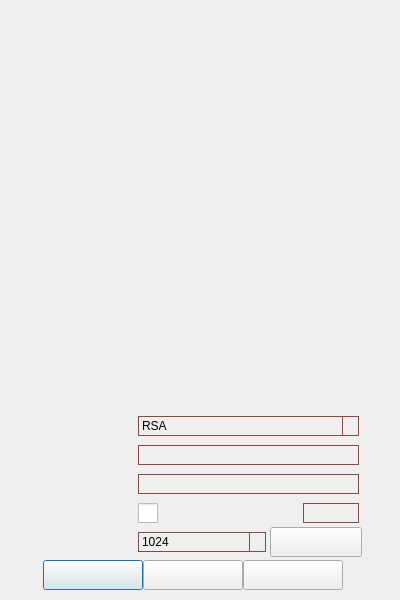
<?xml version="1.0" encoding="UTF-8"?>
<ui version="4.0">
 <class>LockNormalDoubleKeyClass</class>
 <widget class="QDialog" name="LockNormalDoubleKeyClass">
  <property name="geometry">
   <rect>
    <x>0</x>
    <y>0</y>
    <width>400</width>
    <height>600</height>
   </rect>
  </property>
  <property name="contextMenuPolicy">
   <enum>Qt::NoContextMenu</enum>
  </property>
  <property name="windowTitle">
   <string>非对称加密</string>
  </property>
  <property name="windowIcon">
   <iconset resource="Lock.qrc">
    <normaloff>:/icon/mainicon/picture_lock/icon/icon_main_mainwindow.png</normaloff>:/icon/mainicon/picture_lock/icon/icon_main_mainwindow.png</iconset>
  </property>
  <property name="windowOpacity">
   <double>5.000000000000000</double>
  </property>
  <widget class="QLabel" name="label_chara_1">
   <property name="geometry">
    <rect>
     <x>0</x>
     <y>0</y>
     <width>400</width>
     <height>400</height>
    </rect>
   </property>
   <property name="text">
    <string/>
   </property>
  </widget>
  <widget class="QLabel" name="label_chara_2">
   <property name="geometry">
    <rect>
     <x>0</x>
     <y>0</y>
     <width>400</width>
     <height>400</height>
    </rect>
   </property>
   <property name="text">
    <string/>
   </property>
  </widget>
  <widget class="QLabel" name="label_margin">
   <property name="geometry">
    <rect>
     <x>0</x>
     <y>0</y>
     <width>400</width>
     <height>600</height>
    </rect>
   </property>
   <property name="text">
    <string/>
   </property>
   <property name="pixmap">
    <pixmap>picture_lock/lock_margin/margin.png</pixmap>
   </property>
  </widget>
  <widget class="QPushButton" name="pushButton_1">
   <property name="geometry">
    <rect>
     <x>43</x>
     <y>560</y>
     <width>100</width>
     <height>30</height>
    </rect>
   </property>
   <property name="styleSheet">
    <string notr="true">border-image: url(:/icon/mainicon/picture_lock/icon/lock_button_normal_1.png);
border-image: url(:/icon/mainicon/picture_lock/icon/lock_button_pressed_1.png);</string>
   </property>
   <property name="text">
    <string/>
   </property>
  </widget>
  <widget class="QPushButton" name="pushButton_2">
   <property name="geometry">
    <rect>
     <x>143</x>
     <y>560</y>
     <width>100</width>
     <height>30</height>
    </rect>
   </property>
   <property name="styleSheet">
    <string notr="true">border-image: url(:/icon/mainicon/picture_lock/icon/lock_button_normal_2.png);
border-image: url(:/icon/mainicon/picture_lock/icon/lock_button_pressed_2.png);</string>
   </property>
   <property name="text">
    <string/>
   </property>
  </widget>
  <widget class="QPushButton" name="pushButton_3">
   <property name="geometry">
    <rect>
     <x>243</x>
     <y>560</y>
     <width>100</width>
     <height>30</height>
    </rect>
   </property>
   <property name="styleSheet">
    <string notr="true">border-image: url(:/icon/mainicon/picture_lock/icon/lock_button_normal_3.png);
border-image: url(:/icon/mainicon/picture_lock/icon/lock_button_pressed_3.png);</string>
   </property>
   <property name="text">
    <string/>
   </property>
  </widget>
  <widget class="QLabel" name="label_background">
   <property name="geometry">
    <rect>
     <x>0</x>
     <y>0</y>
     <width>400</width>
     <height>600</height>
    </rect>
   </property>
   <property name="frameShape">
    <enum>QFrame::NoFrame</enum>
   </property>
   <property name="text">
    <string/>
   </property>
   <property name="pixmap">
    <pixmap>picture_lock/lock_normal_double_background/background_1.png</pixmap>
   </property>
  </widget>
  <widget class="QLineEdit" name="lineEdit_2">
   <property name="geometry">
    <rect>
     <x>138</x>
     <y>474</y>
     <width>221</width>
     <height>20</height>
    </rect>
   </property>
   <property name="contextMenuPolicy">
    <enum>Qt::NoContextMenu</enum>
   </property>
   <property name="styleSheet">
    <string notr="true">QLineEdit
{
    background: rgb(255,255,255,0);
    border:1px solid rgb(128,76,71);
}</string>
   </property>
   <property name="inputMethodHints">
    <set>Qt::ImhNone</set>
   </property>
   <property name="maxLength">
    <number>32767</number>
   </property>
  </widget>
  <widget class="QLineEdit" name="lineEdit_1">
   <property name="geometry">
    <rect>
     <x>138</x>
     <y>445</y>
     <width>221</width>
     <height>20</height>
    </rect>
   </property>
   <property name="contextMenuPolicy">
    <enum>Qt::NoContextMenu</enum>
   </property>
   <property name="styleSheet">
    <string notr="true">QLineEdit
{
    background: rgb(255,255,255,0);
    border:1px solid rgb(128,76,71);
}</string>
   </property>
   <property name="inputMethodHints">
    <set>Qt::ImhNone</set>
   </property>
   <property name="maxLength">
    <number>32767</number>
   </property>
   <property name="readOnly">
    <bool>false</bool>
   </property>
  </widget>
  <widget class="QLineEdit" name="lineEdit">
   <property name="geometry">
    <rect>
     <x>303</x>
     <y>503</y>
     <width>56</width>
     <height>20</height>
    </rect>
   </property>
   <property name="contextMenuPolicy">
    <enum>Qt::NoContextMenu</enum>
   </property>
   <property name="styleSheet">
    <string notr="true">QLineEdit
{
    background: rgb(255,255,255,0);
    border:1px solid rgb(128,76,71);
}</string>
   </property>
   <property name="inputMethodHints">
    <set>Qt::ImhNone</set>
   </property>
   <property name="maxLength">
    <number>8</number>
   </property>
  </widget>
  <widget class="QCheckBox" name="checkBox">
   <property name="geometry">
    <rect>
     <x>138</x>
     <y>503</y>
     <width>20</width>
     <height>20</height>
    </rect>
   </property>
   <property name="styleSheet">
    <string notr="true">QCheckBox{spacing: 5px;color: white;}
QCheckBox::indicator {width: 20px;height: 20px;}
QCheckBox::indicator:enabled:unchecked {image: url(:/picture_lock/checkbox/picture_lock/checkbox_style/checkbox_off.png);}
QCheckBox::indicator:enabled:unchecked:hover  {image: url(:/picture_lock/checkbox/picture_lock/checkbox_style/checkbox_off.png);}
QCheckBox::indicator:enabled:unchecked:pressed {image: url(:/picture_lock/checkbox/picture_lock/checkbox_style/checkbox_off.png);}
QCheckBox::indicator:enabled:checked {image: url(:/picture_lock/checkbox/picture_lock/checkbox_style/checkbox_on.png);}
QCheckBox::indicator:enabled:checked:hover {image: url(:/picture_lock/checkbox/picture_lock/checkbox_style/checkbox_on.png);}
QCheckBox::indicator:enabled:checked:pressed {image: url(:/picture_lock/checkbox/picture_lock/checkbox_style/checkbox_on.png);}</string>
   </property>
   <property name="text">
    <string/>
   </property>
  </widget>
  <widget class="QComboBox" name="comboBox_1">
   <property name="geometry">
    <rect>
     <x>138</x>
     <y>416</y>
     <width>221</width>
     <height>20</height>
    </rect>
   </property>
   <property name="contextMenuPolicy">
    <enum>Qt::NoContextMenu</enum>
   </property>
   <property name="autoFillBackground">
    <bool>false</bool>
   </property>
   <property name="styleSheet">
    <string notr="true">QComboBox
{
    border: 1px solid #804C47;
    border-radius: 0px;
    padding: 1px 3px 1px 3px;
    min-width: 6px;
}
QComboBox:editable
{
    background: #00FDEAD3;
}
QComboBox:!editable
{
    background: #00FDEAD3;
}
QComboBox:!editable:on, QComboBox::drop-down:editable:on
{
    background: #00FDEAD3;  
}
QComboBox::drop-down:editable
{
    background: #00E49C97;
}
QComboBox::drop-down:editable
{
    background: #00E49C97;
}
QComboBox::drop-down:editable
{
    background: #00E49C97;
}
QComboBox::drop-down:!editable
{
    background: #00E49C97;
}
QComboBox::drop-down:!editable
{
    background: #00E49C97;
}
QComboBox::drop-down
{
    subcontrol-origin: padding;
    subcontrol-position: top right;
    width: 15px;
    border-left-width: 1px;
    border-left-color: #804C47;
    border-left-style: solid;
    border-top-right-radius: 0px;
    border-bottom-right-radius: 0px;
}
QComboBox::down-arrow
{
    image: url(:/picture_lock/combobox/picture_lock/combobox_style/arrow.png);
}
QComboBox::down-arrow:on
{ 
     image: url(:/picture_lock/combobox/picture_lock/combobox_style/arrow.png);
}
QComboBox QAbstractItemView  
{  
    border: 1px solid #804C47;
    background: #F8F5E2;
    selection-background-color: #E49C97;
    color: #461C0A;  
    selection-color: #FFFFFF;
}
QComboBox QScrollBar::vertical
{
    margin: 9px 0px 9px 0px;
    border-image: url(:/picture_lock/scrollbar/picture_lock/scrollbar_style/line_vertical.png);
    border: 0px; 
    width: 9px;
}
QComboBox QScrollBar::handle:vertical {
    border-image: url(:/picture_lock/scrollbar/picture_lock/scrollbar_style/button_vertical.png);
    min-height:10px;
}
QComboBox QScrollBar::handle:vertical:pressed 
{
    border-image: url(:/picture_lock/scrollbar/picture_lock/scrollbar_style/button_vertical.png); }
QComboBox QScrollBar::add-page:vertical 
{
    border-image: url(:/picture_lock/scrollbar/picture_lock/scrollbar_style/line_vertical.png);
}
QComboBox QScrollBar::sub-page:vertical 
{
    border-image: url(:/picture_lock/scrollbar/picture_lock/scrollbar_style/line_vertical.png);
}
QComboBox QScrollBar::sub-line:vertical 
{
    subcontrol-origin: margin;
    border: 0px solid black;
    height:9px
}
QComboBox QScrollBar::add-line:vertical 
{
    subcontrol-origin: margin;
    border: 0px solid black;
    height:9px
}
QComboBox QScrollBar::down-arrow:vertical
{
    image: url(:/picture_lock/scrollbar/picture_lock/scrollbar_style/down.png);
}
QComboBox QScrollBar::up-arrow:vertical
{
    image: url(:/picture_lock/scrollbar/picture_lock/scrollbar_style/up.png);
}
QComboBox QScrollBar::horizontal
{
    margin: 0px 9px 0px 9px;
    border-image: url(:/picture_lock/scrollbar/picture_lock/scrollbar_style/line_horizental.png);
    border: 0px;
    height: 9px;
}
QComboBox QScrollBar::handle:horizontal 
{
    border-image: url(:/picture_lock/scrollbar/picture_lock/scrollbar_style/button_horizental.png);
    min-width:10px;
}
QTableWidget QScrollBar::handle:horizontal:pressed
{
    border-image: url(:/picture_lock/scrollbar/picture_lock/scrollbar_style/button_horizental.png);
}
QTableWidget QScrollBar::add-page:horizontal 
{
    border-image: url(:/picture_lock/scrollbar/picture_lock/scrollbar_style/button_horizental.png);
}
QTableWidget QScrollBar::sub-page:horizontal 
{
    border-image: url(:/picture_lock/scrollbar/picture_lock/scrollbar_style/button_horizental.png);
}
QComboBox QScrollBar::add-line:horizontal 
{
    subcontrol-origin: margin;
    border: 0px solid black;
    width:9px
}
QComboBox QScrollBar::sub-line:horizontal 
{
    subcontrol-origin: margin;
    border: 0px solid black;
    width:9px
}
QComboBox QScrollBar::left-arrow:horizontal
{
    image: url(:/picture_lock/scrollbar/picture_lock/scrollbar_style/left.png);
}
QTableWidget QScrollBar::right-arrow:horizontal
{
    image: url(:/picture_lock/scrollbar/picture_lock/scrollbar_style/right.png);
}</string>
   </property>
   <property name="editable">
    <bool>false</bool>
   </property>
   <property name="maxVisibleItems">
    <number>7</number>
   </property>
   <property name="maxCount">
    <number>2147483646</number>
   </property>
   <property name="insertPolicy">
    <enum>QComboBox::InsertAtBottom</enum>
   </property>
   <item>
    <property name="text">
     <string>RSA</string>
    </property>
   </item>
   <item>
    <property name="text">
     <string>ECC</string>
    </property>
   </item>
  </widget>
  <widget class="QComboBox" name="comboBox_2">
   <property name="geometry">
    <rect>
     <x>138</x>
     <y>532</y>
     <width>128</width>
     <height>20</height>
    </rect>
   </property>
   <property name="contextMenuPolicy">
    <enum>Qt::NoContextMenu</enum>
   </property>
   <property name="autoFillBackground">
    <bool>false</bool>
   </property>
   <property name="styleSheet">
    <string notr="true">QComboBox
{
    border: 1px solid #804C47;
    border-radius: 0px;
    padding: 1px 3px 1px 3px;
    min-width: 6px;
}
QComboBox:editable
{
    background: #00FDEAD3;
}
QComboBox:!editable
{
    background: #00FDEAD3;
}
QComboBox:!editable:on, QComboBox::drop-down:editable:on
{
    background: #00FDEAD3;  
}
QComboBox::drop-down:editable
{
    background: #00E49C97;
}
QComboBox::drop-down:editable
{
    background: #00E49C97;
}
QComboBox::drop-down:editable
{
    background: #00E49C97;
}
QComboBox::drop-down:!editable
{
    background: #00E49C97;
}
QComboBox::drop-down:!editable
{
    background: #00E49C97;
}
QComboBox::drop-down
{
    subcontrol-origin: padding;
    subcontrol-position: top right;
    width: 15px;
    border-left-width: 1px;
    border-left-color: #804C47;
    border-left-style: solid;
    border-top-right-radius: 0px;
    border-bottom-right-radius: 0px;
}
QComboBox::down-arrow
{
    image: url(:/picture_lock/combobox/picture_lock/combobox_style/arrow.png);
}
QComboBox::down-arrow:on
{ 
     image: url(:/picture_lock/combobox/picture_lock/combobox_style/arrow.png);
}
QComboBox QAbstractItemView  
{  
    border: 1px solid #804C47;
    background: #F8F5E2;
    selection-background-color: #E49C97;
    color: #461C0A;  
    selection-color: #FFFFFF;
}
QComboBox QScrollBar::vertical
{
    margin: 9px 0px 9px 0px;
    border-image: url(:/picture_lock/scrollbar/picture_lock/scrollbar_style/line_vertical.png);
    border: 0px; 
    width: 9px;
}
QComboBox QScrollBar::handle:vertical {
    border-image: url(:/picture_lock/scrollbar/picture_lock/scrollbar_style/button_vertical.png);
    min-height:10px;
}
QComboBox QScrollBar::handle:vertical:pressed 
{
    border-image: url(:/picture_lock/scrollbar/picture_lock/scrollbar_style/button_vertical.png); }
QComboBox QScrollBar::add-page:vertical 
{
    border-image: url(:/picture_lock/scrollbar/picture_lock/scrollbar_style/line_vertical.png);
}
QComboBox QScrollBar::sub-page:vertical 
{
    border-image: url(:/picture_lock/scrollbar/picture_lock/scrollbar_style/line_vertical.png);
}
QComboBox QScrollBar::sub-line:vertical 
{
    subcontrol-origin: margin;
    border: 0px solid black;
    height:9px
}
QComboBox QScrollBar::add-line:vertical 
{
    subcontrol-origin: margin;
    border: 0px solid black;
    height:9px
}
QComboBox QScrollBar::down-arrow:vertical
{
    image: url(:/picture_lock/scrollbar/picture_lock/scrollbar_style/down.png);
}
QComboBox QScrollBar::up-arrow:vertical
{
    image: url(:/picture_lock/scrollbar/picture_lock/scrollbar_style/up.png);
}
QComboBox QScrollBar::horizontal
{
    margin: 0px 9px 0px 9px;
    border-image: url(:/picture_lock/scrollbar/picture_lock/scrollbar_style/line_horizental.png);
    border: 0px;
    height: 9px;
}
QComboBox QScrollBar::handle:horizontal 
{
    border-image: url(:/picture_lock/scrollbar/picture_lock/scrollbar_style/button_horizental.png);
    min-width:10px;
}
QTableWidget QScrollBar::handle:horizontal:pressed
{
    border-image: url(:/picture_lock/scrollbar/picture_lock/scrollbar_style/button_horizental.png);
}
QTableWidget QScrollBar::add-page:horizontal 
{
    border-image: url(:/picture_lock/scrollbar/picture_lock/scrollbar_style/button_horizental.png);
}
QTableWidget QScrollBar::sub-page:horizontal 
{
    border-image: url(:/picture_lock/scrollbar/picture_lock/scrollbar_style/button_horizental.png);
}
QComboBox QScrollBar::add-line:horizontal 
{
    subcontrol-origin: margin;
    border: 0px solid black;
    width:9px
}
QComboBox QScrollBar::sub-line:horizontal 
{
    subcontrol-origin: margin;
    border: 0px solid black;
    width:9px
}
QComboBox QScrollBar::left-arrow:horizontal
{
    image: url(:/picture_lock/scrollbar/picture_lock/scrollbar_style/left.png);
}
QTableWidget QScrollBar::right-arrow:horizontal
{
    image: url(:/picture_lock/scrollbar/picture_lock/scrollbar_style/right.png);
}</string>
   </property>
   <property name="editable">
    <bool>false</bool>
   </property>
   <property name="currentIndex">
    <number>0</number>
   </property>
   <property name="maxVisibleItems">
    <number>7</number>
   </property>
   <property name="maxCount">
    <number>2147483646</number>
   </property>
   <property name="insertPolicy">
    <enum>QComboBox::InsertAtBottom</enum>
   </property>
   <item>
    <property name="text">
     <string>1024</string>
    </property>
   </item>
   <item>
    <property name="text">
     <string>1536</string>
    </property>
   </item>
   <item>
    <property name="text">
     <string>2048</string>
    </property>
   </item>
   <item>
    <property name="text">
     <string>2560</string>
    </property>
   </item>
   <item>
    <property name="text">
     <string>3072</string>
    </property>
   </item>
   <item>
    <property name="text">
     <string>3584</string>
    </property>
   </item>
   <item>
    <property name="text">
     <string>4096</string>
    </property>
   </item>
   <item>
    <property name="text">
     <string>4608</string>
    </property>
   </item>
   <item>
    <property name="text">
     <string>5120</string>
    </property>
   </item>
   <item>
    <property name="text">
     <string>5632</string>
    </property>
   </item>
   <item>
    <property name="text">
     <string>6144</string>
    </property>
   </item>
  </widget>
  <widget class="QPushButton" name="pushButton_4">
   <property name="geometry">
    <rect>
     <x>270</x>
     <y>527</y>
     <width>92</width>
     <height>30</height>
    </rect>
   </property>
   <property name="styleSheet">
    <string notr="true">border-image: url(:/icon/mainicon/picture_lock/icon/lock_button_normal_15.png);
border-image: url(:/icon/mainicon/picture_lock/icon/lock_button_pressed_15.png);</string>
   </property>
   <property name="text">
    <string/>
   </property>
  </widget>
  <zorder>label_background</zorder>
  <zorder>label_chara_2</zorder>
  <zorder>label_chara_1</zorder>
  <zorder>label_margin</zorder>
  <zorder>lineEdit_2</zorder>
  <zorder>pushButton_1</zorder>
  <zorder>pushButton_2</zorder>
  <zorder>pushButton_3</zorder>
  <zorder>lineEdit_1</zorder>
  <zorder>lineEdit</zorder>
  <zorder>checkBox</zorder>
  <zorder>comboBox_1</zorder>
  <zorder>comboBox_2</zorder>
  <zorder>pushButton_4</zorder>
 </widget>
 <resources>
  <include location="Lock.qrc"/>
 </resources>
 <connections/>
</ui>
